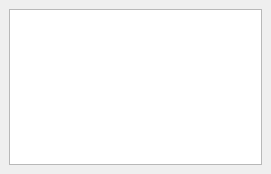
<?xml version="1.0" encoding="UTF-8"?>
<ui version="4.0">
 <class>MaemoSongsUI</class>
 <widget class="QMainWindow" name="MaemoSongsUI">
  <property name="geometry">
   <rect>
    <x>0</x>
    <y>0</y>
    <width>271</width>
    <height>174</height>
   </rect>
  </property>
  <property name="windowTitle">
   <string>MainWindow</string>
  </property>
  <widget class="QWidget" name="centralwidget">
   <layout class="QGridLayout" name="gridLayout">
    <item row="0" column="0">
     <widget class="QListWidget" name="SongsList"/>
    </item>
   </layout>
  </widget>
 </widget>
 <resources/>
 <connections/>
</ui>
